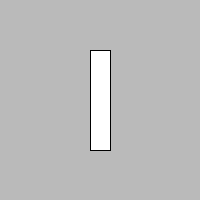
Frame 1 (no input)
Frame 60 (the mouse pressed at the canvas centre just before this capture): identical to frame 1, image omitted
Frame 120 (the mouse held since frame 60 and released just before this capture): identical to frame 1, image omitted

The Processing sketch that drew this single still picture (run headless with seeded random() and noise(); from frame 60 on, the mouse is pressed at the canvas centre):

// Processing sketch: build
// ── build.pde
void setup() {
  size(200,200);
    
}

void draw() {
  background(#bababa);
  rectMode(CENTER);
  rect(100,100,20,100);
}
